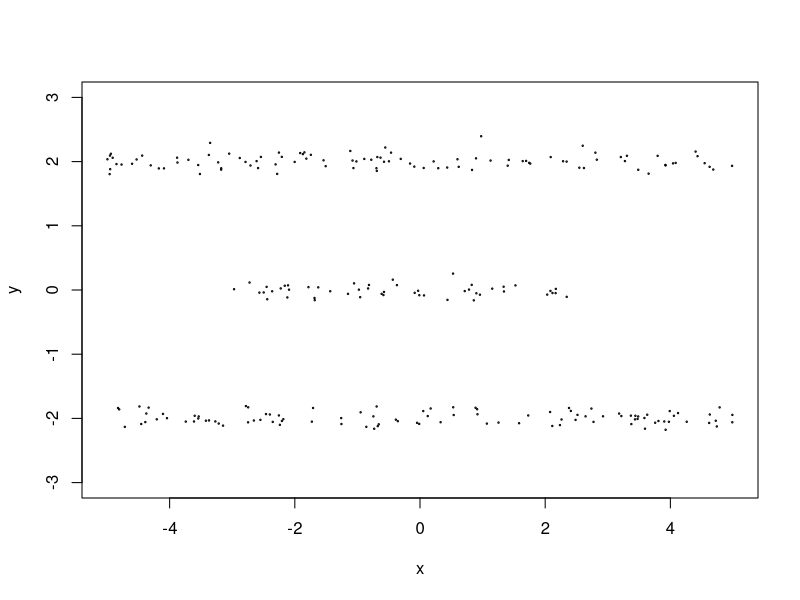
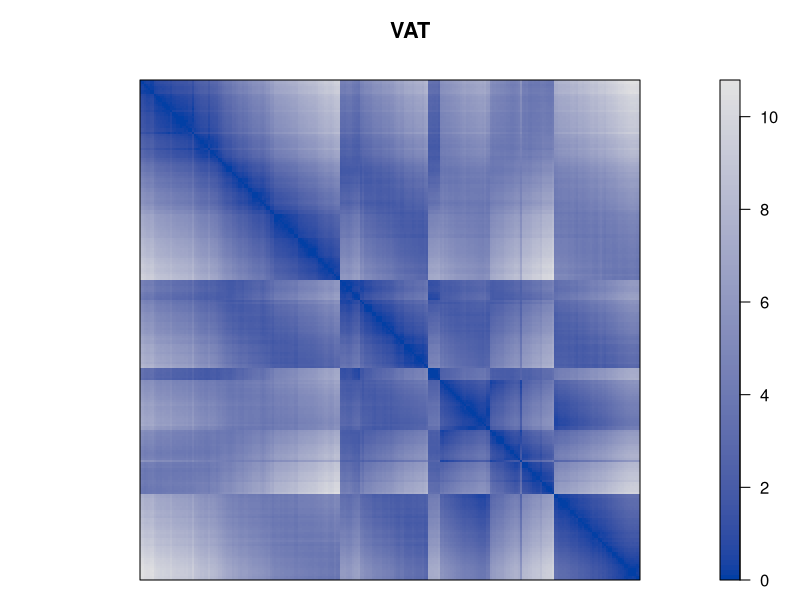
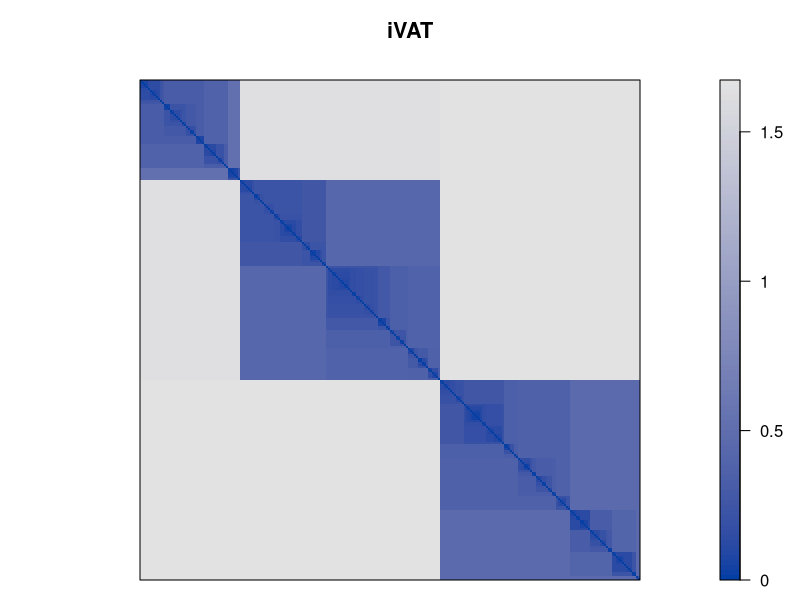
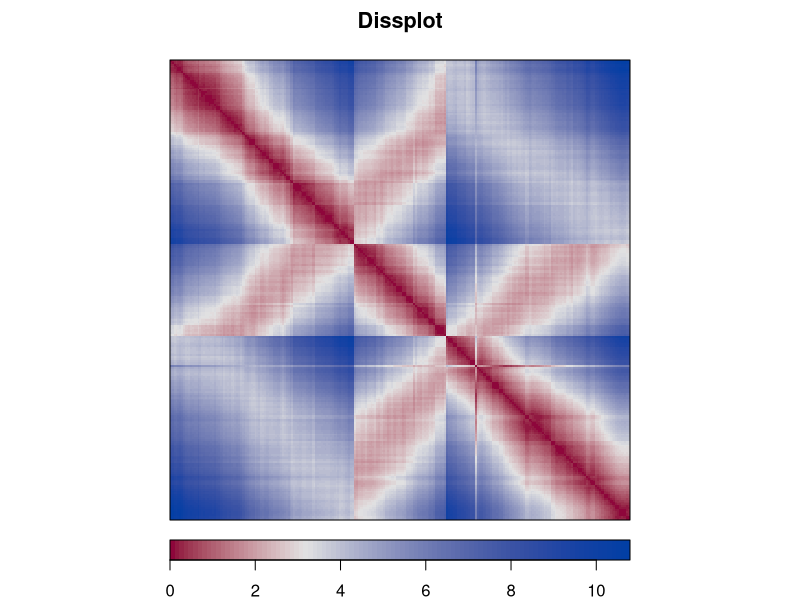
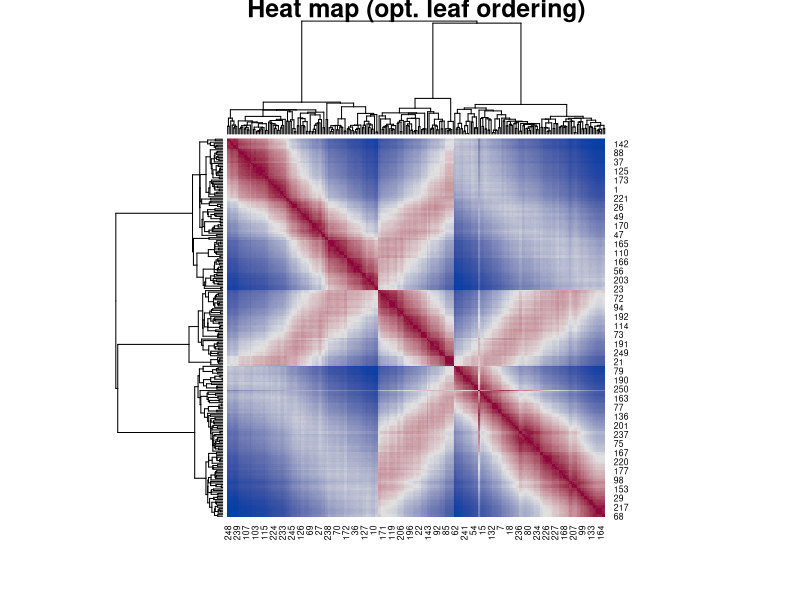

These charts were generated, in order, by the following R code:
library(seriation)


### Name: VAT
### Title: Visual Analysis for Cluster Tendency Assessment (VAT/iVAT)
### Aliases: path_dist iVAT VAT
### Keywords: cluster manip

### ** Examples

## lines data set from Havens and Bezdek (2011) 
x <- create_lines_data(250)
plot(x, xlim=c(-5,5), ylim=c(-3,3), cex=.2)  
d <- dist(x)

## create regular VAT
VAT(d, colorkey = TRUE, main = "VAT")
## same as: pimage(d, seriate(d, "VAT"))  

## create iVAT which shows visually the three lines
iVAT(d, main = "iVAT")
## same as:
## d_path <- path_dist(d)
## pimage(d_path, seriate(d_path, "VAT"))  

## compare with dissplot (shows banded structures and relationship between 
## center line and the two outer lines)
dissplot(d, method="OLO_single", main = "Dissplot", col = bluered(100, bias = .5))

## compare with optimally reordered heatmap
hmap(d, method="OLO_single", main = "Heat map (opt. leaf ordering)", 
col = bluered(100, bias = .5))
